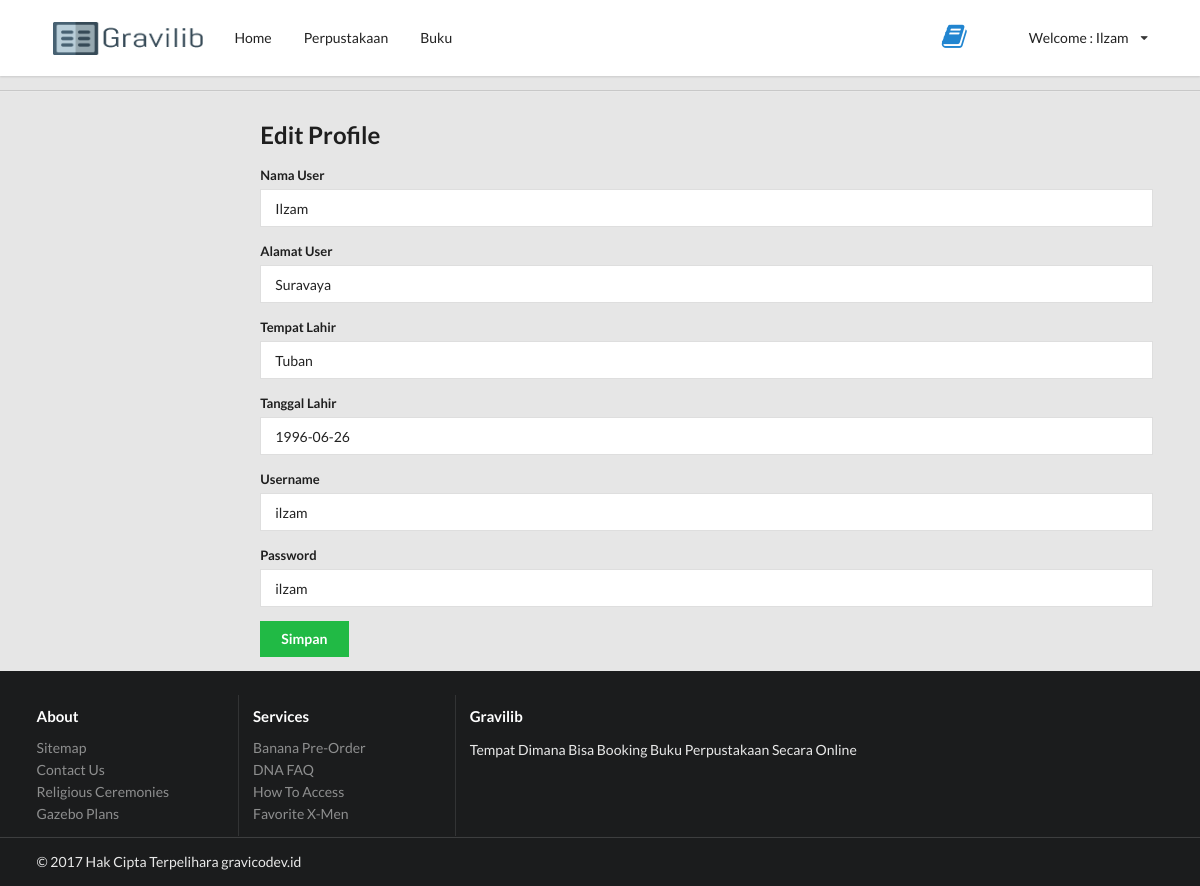
Page /index.php?p=profile/profile (signed in) on the committed database.
### tables this page shows
CREATE TABLE `user` (
  `id_user` int(11) NOT NULL,
  `nama_user` varchar(128) NOT NULL,
  `alamat_user` varchar(128) NOT NULL,
  `tempat_lahir_user` varchar(128) NOT NULL,
  `tanggal_lahir_user` date NOT NULL,
  `username_user` varchar(25) NOT NULL,
  `password_user` varchar(25) NOT NULL
);

### view/session.php (called while the page is built, shortened)
<?php
$connection = mysql_connect("localhost", "root", "");
$user_check=$_SESSION['login_user'];
$ses_sql=mysql_query("select username_user from user where username_user='$user_check'", $connection);
$row = mysql_fetch_assoc($ses_sql);
$login_session =$row['username_user'];
?>

### view/profile/profile.php (the view, shortened to what this page needs)
<?php
	$user = $login_session;
	$show = mysql_query("SELECT * FROM user WHERE username_user='$user'");
	if(mysql_num_rows($show) == 0){
		echo '<script>window.history.back()</script>';
	}else{
		$data = mysql_fetch_assoc($show);
	}
?>
<div class="ui divider"></div>
  <div class="ui grid">
    <div class="three wide column" id="side">
      <div class="ui secondary vertical fluid menu">
      </div>
    </div>
    <div class="twelve wide column">
    <h2>Edit Profile</h2>
       <form class="ui form" action="?p=profile/edit-proses" method="post">
		<div class="field">
			<label>Nama User</label>
		    <input type="text" name="nama" value="<?php echo $data['nama_user']; ?>" placeholder="Nama User" required>
		</div>
		<div class="field">
			<label>Alamat User</label>
		    <input type="text" name="alamat" value="<?php echo $data['alamat_user']; ?>" placeholder="Alamat User" required>
		</div>
		<div class="field">
			<label>Tempat Lahir</label>
		    <input type="text" name="tempat" value="<?php echo $data['tempat_lahir_user']; ?>" placeholder="Tempat Lahir" required>
		</div>
		<div class="field">
			<label>Tanggal Lahir</label>
		    <input id="datepicker" type="text" name="tanggal" value="<?php echo $data['tanggal_lahir_user']; ?>" placeholder="Latitude" required>
		</div>
		<div class="field">
			<label>Username</label>
		    <input type="text" name="username" value="<?php echo $data['username_user']; ?>" placeholder="Username" required>
		</div>
		<div class="field">
			<label>Password</label>
		    <input type="text" name="password" value="<?php echo $data['password_user']; ?>" placeholder="Password" required>
		</div>
		<input class="ui green button" type="submit" name="submit" value="Simpan">
	</form>
    </div>

### view/layout/header-login.php (shortened to what this page needs)
<?php
    $tampilan = "";
    include('view/session.php');
    if(!empty($_REQUEST['p'])){
    $activePage = $_REQUEST['p'];
      }else{
        $activePage = "content-home";
      }
    $query = mysql_query("SELECT * FROM user WHERE username_user = '$login_session'") or die(mysql_error());
    while($data = mysql_fetch_assoc($query)){
        $tampilan = $data['nama_user'];
    }
?>
<header>
    <div id="nav-header" class="ui square borderless menu">
        <div class="ui container">
            <div class="item">
                <a href="index.php">
                    <img class="ui small image" src="public/images/logo.png">
                </a>
            </div>
            <a href="?p=content-home" class="<?php if ($activePage=="content-home") {echo "item active"; } else  {echo "item";}?>">Home</a>
            <a href="?p=content-library" class="<?php if ($activePage=="content-library"||$activePage=="detail-library") {echo "item active"; } else  {echo "item";}?>">Perpustakaan</a>
            <a href="?p=content-book" class="<?php if ($activePage=="content-book"||$activePage=="detail-book") {echo "item active"; } else  {echo "item";}?>">Buku</a>
            <div class="right menu">
                <div class="item">
                    <a href="?p=cart" class="item">
                        <div class="ui header cart">
                            <i class="big blue book icon"></i>
                        </div>
                    </a>
                </div>
                <div class="ui dropdown item" >
                  <div class="text">Welcome : <?php echo $tampilan; ?></div>
                  <i class="dropdown icon"></i>
                </div>
            </div>
        </div>
    </div>
</header>

### public/css/app.css (style rules this page uses)
.ui.square { border-radius: 0; border: 0; }
.ui.button, .ui.basic.button { border-radius: 0; }
.ui.form input:not([type]), .ui.form input[type=text], .ui.form input[type=email], .ui.form input[type=search], .ui.form input[type=password], .ui.form input[type=date], .ui.form input[type=datetime-local], .ui.form input[type=tel], .ui.form input[type=time], .ui.form input[type=file], .ui.form input[type=url], .ui.form input[type=number] { border-radius: 0; }
.ui.grid { margin-top: 10px; }
body { background: #e6e6e6; background-color: #e6e6e6; }
#nav-header { margin: 0; }
#side { margin-left: 30px; }

### rows in the picture
user: nama_user "Ilzam", nama "Ilzam", alamat "Suravaya", tempat "Tuban", tanggal "1996-06-26", username "ilzam", password "ilzam"
